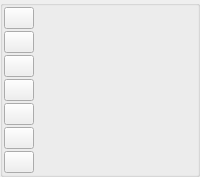
        <widget class="QGroupBox" name="groupBox">
         <property name="title">
          <string/>
         </property>
         <layout class="QVBoxLayout" name="verticalLayout_4">
          <property name="spacing">
           <number>1</number>
          </property>
          <property name="leftMargin">
           <number>1</number>
          </property>
          <property name="topMargin">
           <number>1</number>
          </property>
          <property name="rightMargin">
           <number>1</number>
          </property>
          <property name="bottomMargin">
           <number>1</number>
          </property>
          <item>
           <layout class="QVBoxLayout" name="verticalLayout">
            <property name="spacing">
             <number>2</number>
            </property>
            <item>
             <widget class="QPushButton" name="arrowPushButton">
              <property name="maximumSize">
               <size>
                <width>30</width>
                <height>30</height>
               </size>
              </property>
              <property name="text">
               <string/>
              </property>
              <property name="icon">
               <iconset resource="../qsstv.qrc">
                <normaloff>:/icons/arrow.png</normaloff>:/icons/arrow.png</iconset>
              </property>
              <property name="iconSize">
               <size>
                <width>22</width>
                <height>22</height>
               </size>
              </property>
              <property name="autoExclusive">
               <bool>true</bool>
              </property>
             </widget>
            </item>
            <item>
             <widget class="QPushButton" name="circlePushButton">
              <property name="maximumSize">
               <size>
                <width>30</width>
                <height>30</height>
               </size>
              </property>
              <property name="text">
               <string/>
              </property>
              <property name="icon">
               <iconset resource="../qsstv.qrc">
                <normaloff>:/icons/fcircle.png</normaloff>:/icons/fcircle.png</iconset>
              </property>
              <property name="iconSize">
               <size>
                <width>22</width>
                <height>22</height>
               </size>
              </property>
              <property name="autoExclusive">
               <bool>true</bool>
              </property>
             </widget>
            </item>
            <item>
             <widget class="QPushButton" name="rectanglePushButton">
              <property name="maximumSize">
               <size>
                <width>30</width>
                <height>30</height>
               </size>
              </property>
              <property name="text">
               <string/>
              </property>
              <property name="icon">
               <iconset resource="../qsstv.qrc">
                <normaloff>:/icons/frect.png</normaloff>:/icons/frect.png</iconset>
              </property>
              <property name="iconSize">
               <size>
                <width>22</width>
                <height>22</height>
               </size>
              </property>
              <property name="autoExclusive">
               <bool>true</bool>
              </property>
             </widget>
            </item>
            <item>
             <widget class="QPushButton" name="linePushButton">
              <property name="maximumSize">
               <size>
                <width>30</width>
                <height>30</height>
               </size>
              </property>
              <property name="text">
               <string/>
              </property>
              <property name="icon">
               <iconset>
                <normaloff>:/icons/line.png</normaloff>:/icons/line.png</iconset>
              </property>
              <property name="iconSize">
               <size>
                <width>22</width>
                <height>22</height>
               </size>
              </property>
              <property name="autoExclusive">
               <bool>true</bool>
              </property>
             </widget>
            </item>
            <item>
             <widget class="QPushButton" name="imagePushButton">
              <property name="maximumSize">
               <size>
                <width>30</width>
                <height>30</height>
               </size>
              </property>
              <property name="text">
               <string/>
              </property>
              <property name="icon">
               <iconset resource="../qsstv.qrc">
                <normaloff>:/icons/image.png</normaloff>:/icons/image.png</iconset>
              </property>
              <property name="iconSize">
               <size>
                <width>22</width>
                <height>22</height>
               </size>
              </property>
              <property name="autoExclusive">
               <bool>true</bool>
              </property>
             </widget>
            </item>
            <item>
             <widget class="QPushButton" name="replayPushButton">
              <property name="maximumSize">
               <size>
                <width>30</width>
                <height>30</height>
               </size>
              </property>
              <property name="text">
               <string/>
              </property>
              <property name="icon">
               <iconset resource="../qsstv.qrc">
                <normaloff>:/icons/replay.png</normaloff>:/icons/replay.png</iconset>
              </property>
              <property name="iconSize">
               <size>
                <width>22</width>
                <height>22</height>
               </size>
              </property>
              <property name="autoExclusive">
               <bool>true</bool>
              </property>
             </widget>
            </item>
            <item>
             <widget class="QPushButton" name="textPushButton">
              <property name="maximumSize">
               <size>
                <width>30</width>
                <height>30</height>
               </size>
              </property>
              <property name="text">
               <string/>
              </property>
              <property name="icon">
               <iconset resource="../qsstv.qrc">
                <normaloff>:/icons/text.png</normaloff>:/icons/text.png</iconset>
              </property>
              <property name="iconSize">
               <size>
                <width>22</width>
                <height>22</height>
               </size>
              </property>
              <property name="autoExclusive">
               <bool>true</bool>
              </property>
             </widget>
            </item>
           </layout>
          </item>
         </layout>
        </widget>
